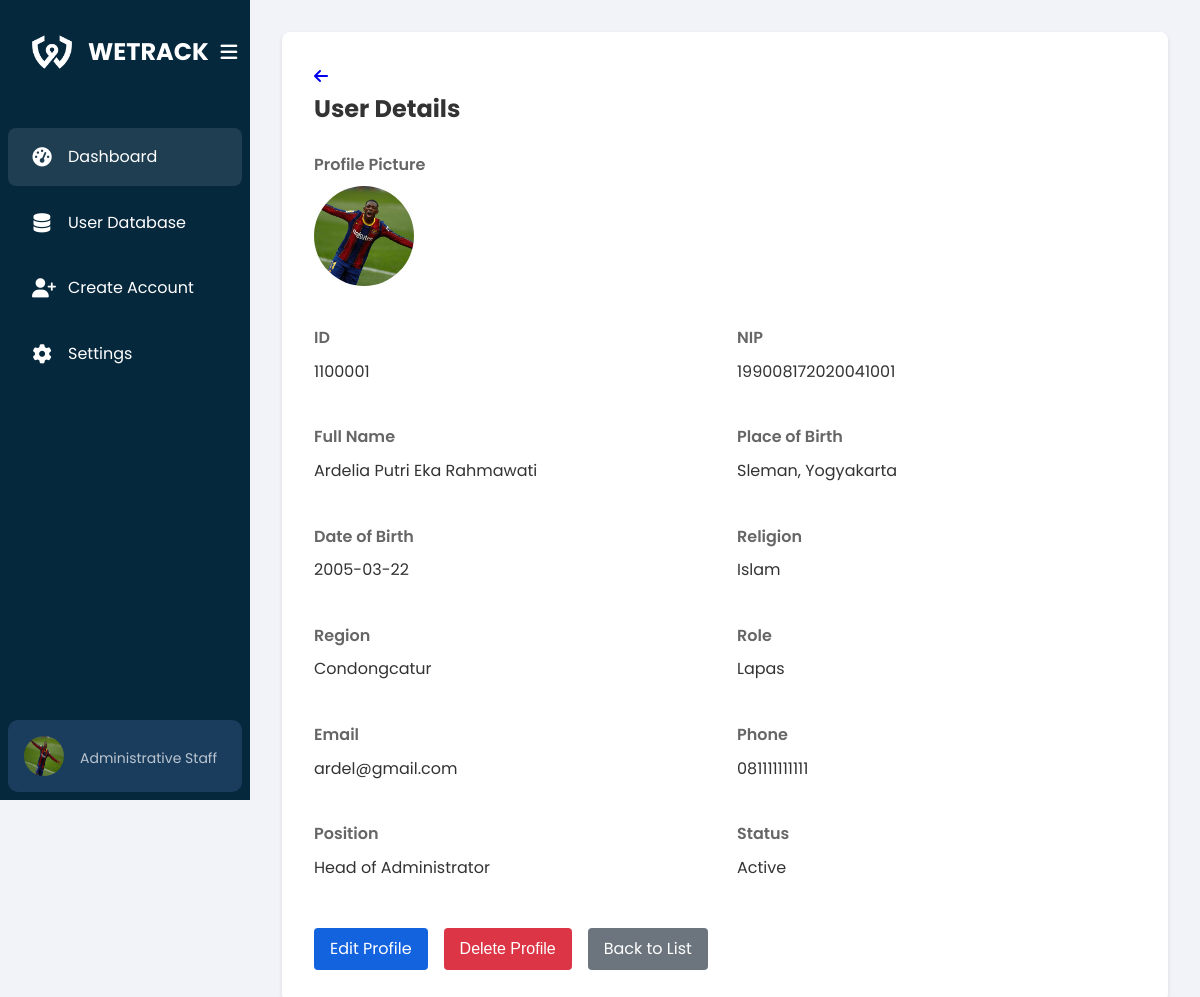
/kemenkumham/pages/user-details.php?id=1100001, run on an earlier commit of the app's database.
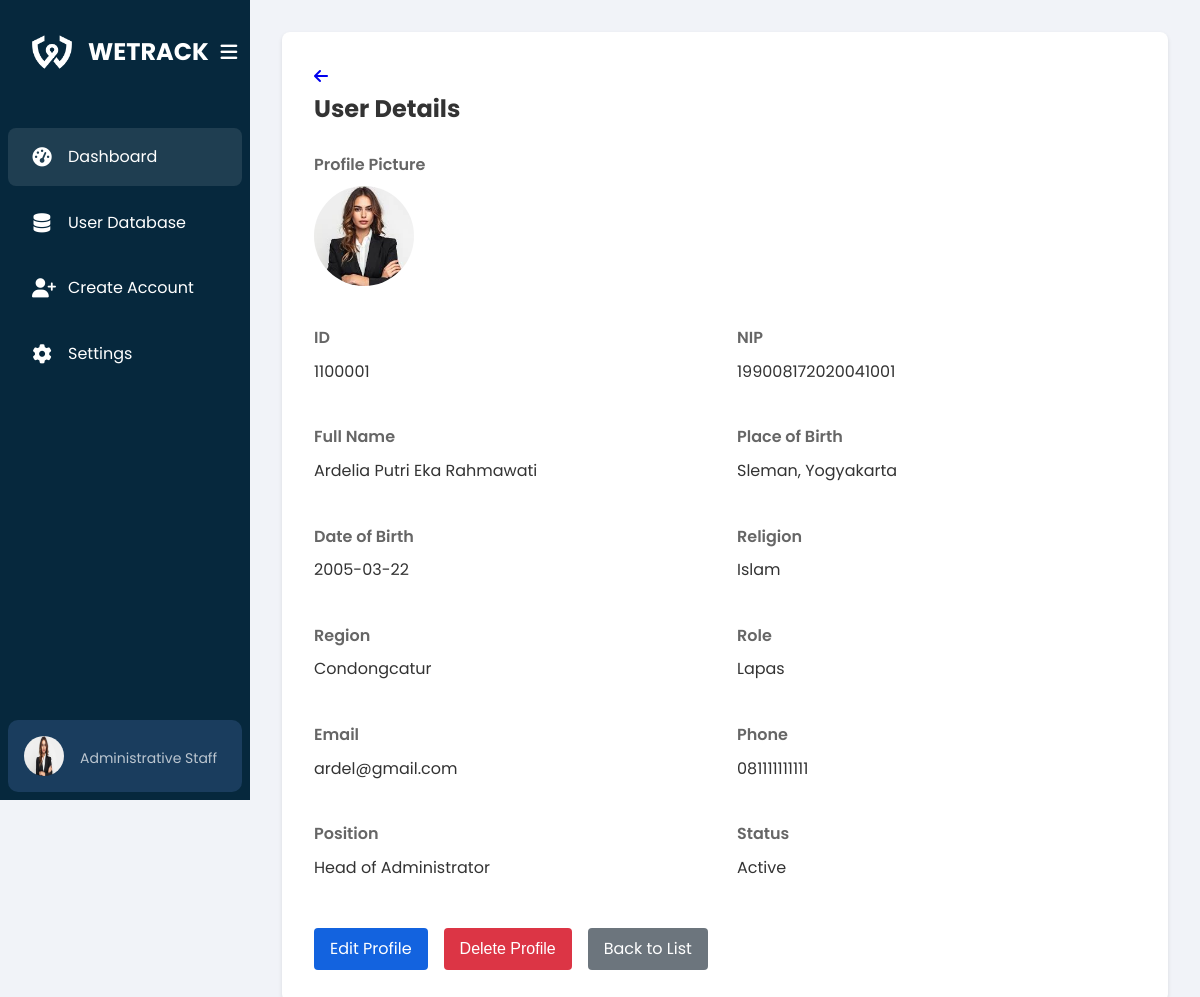
And on a later commit of the database.
### tables this page shows
CREATE TABLE `users` (
  `id` int(11) NOT NULL,
  `profile_picture` varchar(255) DEFAULT '/wetrack/kemenkumham/image/kemenkumham.png',
  `nip` varchar(50) DEFAULT NULL,
  `full_name` varchar(255) DEFAULT NULL,
  `place_of_birth` varchar(100) DEFAULT NULL,
  `date_of_birth` date DEFAULT NULL,
  `religion` varchar(50) DEFAULT NULL,
  `region` varchar(100) DEFAULT NULL,
  `role` enum('Kemenkumham','Lapas','Bapas','Polri') NOT NULL,
  `email` varchar(100) DEFAULT NULL,
  `phone` varchar(15) DEFAULT NULL,
  `address` text DEFAULT NULL,
  `status` enum('Active','Inactive') DEFAULT 'Active',
  `created_by` int(11) DEFAULT NULL,
  `created_at` timestamp NOT NULL DEFAULT current_timestamp(),
  `position` varchar(100) DEFAULT NULL,
  `password` varchar(255) NOT NULL,
  `gender` enum('Male','Female','Other') DEFAULT NULL
);

### kemenkumham/pages/user-details.php (the view, shortened to what the changed rows need)
<?php
require __DIR__ . '/../../config/connection.php';
$user_id = $_SESSION['user_id'];
$detail_id = isset($_GET['id']) ? (int)$_GET['id'] : 0;
$query = "SELECT * FROM users WHERE id = ?";
$stmt = $conn->prepare($query);
$stmt->bind_param("i", $detail_id);
$stmt->execute();
$result = $stmt->get_result();
$user = $result->fetch_assoc();
$profile_picture = isset($user['profile_picture']) && $user['profile_picture'] ? $user['profile_picture'] : '/wetrack/kemenkumham/Image/kemenkumham.png';
$query = "SELECT id, profile_picture FROM users WHERE id = ?";
$stmt = $conn->prepare($query);
$stmt->bind_param("i", $user_id);
$stmt->execute();
$stmt->bind_result($id, $profile_picture);
?>
<!DOCTYPE html>
<html lang="en">
<head>
  <link rel="stylesheet" href="/wetrack/kemenkumham/css/style.css">
  <link rel="stylesheet" href="/wetrack/kemenkumham/css/setting.css">
  <link rel="stylesheet" href="https://cdnjs.cloudflare.com/ajax/libs/font-awesome/6.4.0/css/all.min.css">
</head>
<body>
  <div class="container">
    <aside class="sidebar">
      <div class="sidebar-header">
        <div class="logo">
          <h1 class="logo-text">WETRACK</h1>
        </div>
      </div>
      <div class="user-profile">
        <img src="<?php echo htmlspecialchars($profile_picture); ?>" alt="Profile picture" width="40" height="40">
        <div class="user-info">
          <p>Administrative Staff</p>
        </div>
      </div>
    </aside>
    <main class="content">
      <div class="content-container">
        <div class="user-details">
          <h2>User Details</h2>
          <div class="profile-container">
            <div class="detail-item">
              <p>
                <img src="<?php echo htmlspecialchars($user['profile_picture']); ?>" alt="Profile Picture" width="100" height="100">
              </p>
            </div>
          </div>
          <div class="detail-grid">
            <div class="detail-item">
              <label>ID</label>
              <p><?php echo htmlspecialchars($user['id']); ?></p>
            </div>
            <div class="detail-item">
              <label>NIP</label>
              <p><?php echo htmlspecialchars($user['nip'] ?? '-'); ?></p>
            </div>
            <div class="detail-item">
              <label>Full Name</label>
              <p><?php echo htmlspecialchars($user['full_name'] ?? '-'); ?></p>
            </div>
            <div class="detail-item">
              <label>Place of Birth</label>
              <p><?php echo htmlspecialchars($user['place_of_birth'] ?? '-'); ?></p>
            </div>
            <div class="detail-item">
              <label>Date of Birth</label>
              <p><?php echo htmlspecialchars($user['date_of_birth'] ?? '-'); ?></p>
            </div>
            <div class="detail-item">
              <label>Religion</label>
              <p><?php echo htmlspecialchars($user['religion'] ?? '-'); ?></p>
            </div>
            <div class="detail-item">
              <label>Region</label>
              <p><?php echo htmlspecialchars($user['region'] ?? '-'); ?></p>
            </div>
            <div class="detail-item">
              <label>Role</label>
              <p><?php echo htmlspecialchars($user['role'] ?? '-'); ?></p>
            </div>
            <div class="detail-item">
              <label>Email</label>
              <p><?php echo htmlspecialchars($user['email'] ?? '-'); ?></p>
            </div>
            <div class="detail-item">
              <label>Phone</label>
              <p><?php echo htmlspecialchars($user['phone'] ?? '-'); ?></p>
            </div>
            <div class="detail-item">
              <label>Position</label>
              <p><?php echo htmlspecialchars($user['position'] ?? '-'); ?></p>
            </div>
            <div class="detail-item">
              <label>Status</label>
              <p><?php echo htmlspecialchars($user['status'] ?? '-'); ?></p>
            </div>
          </div>
        </div>
      </div>
    </main>
  </div>
</body>
</html>

What changed in the data, as far as the page shows it:
changed users "Ardelia Putri Eka Rahmawati": profile_picture: a different picture
